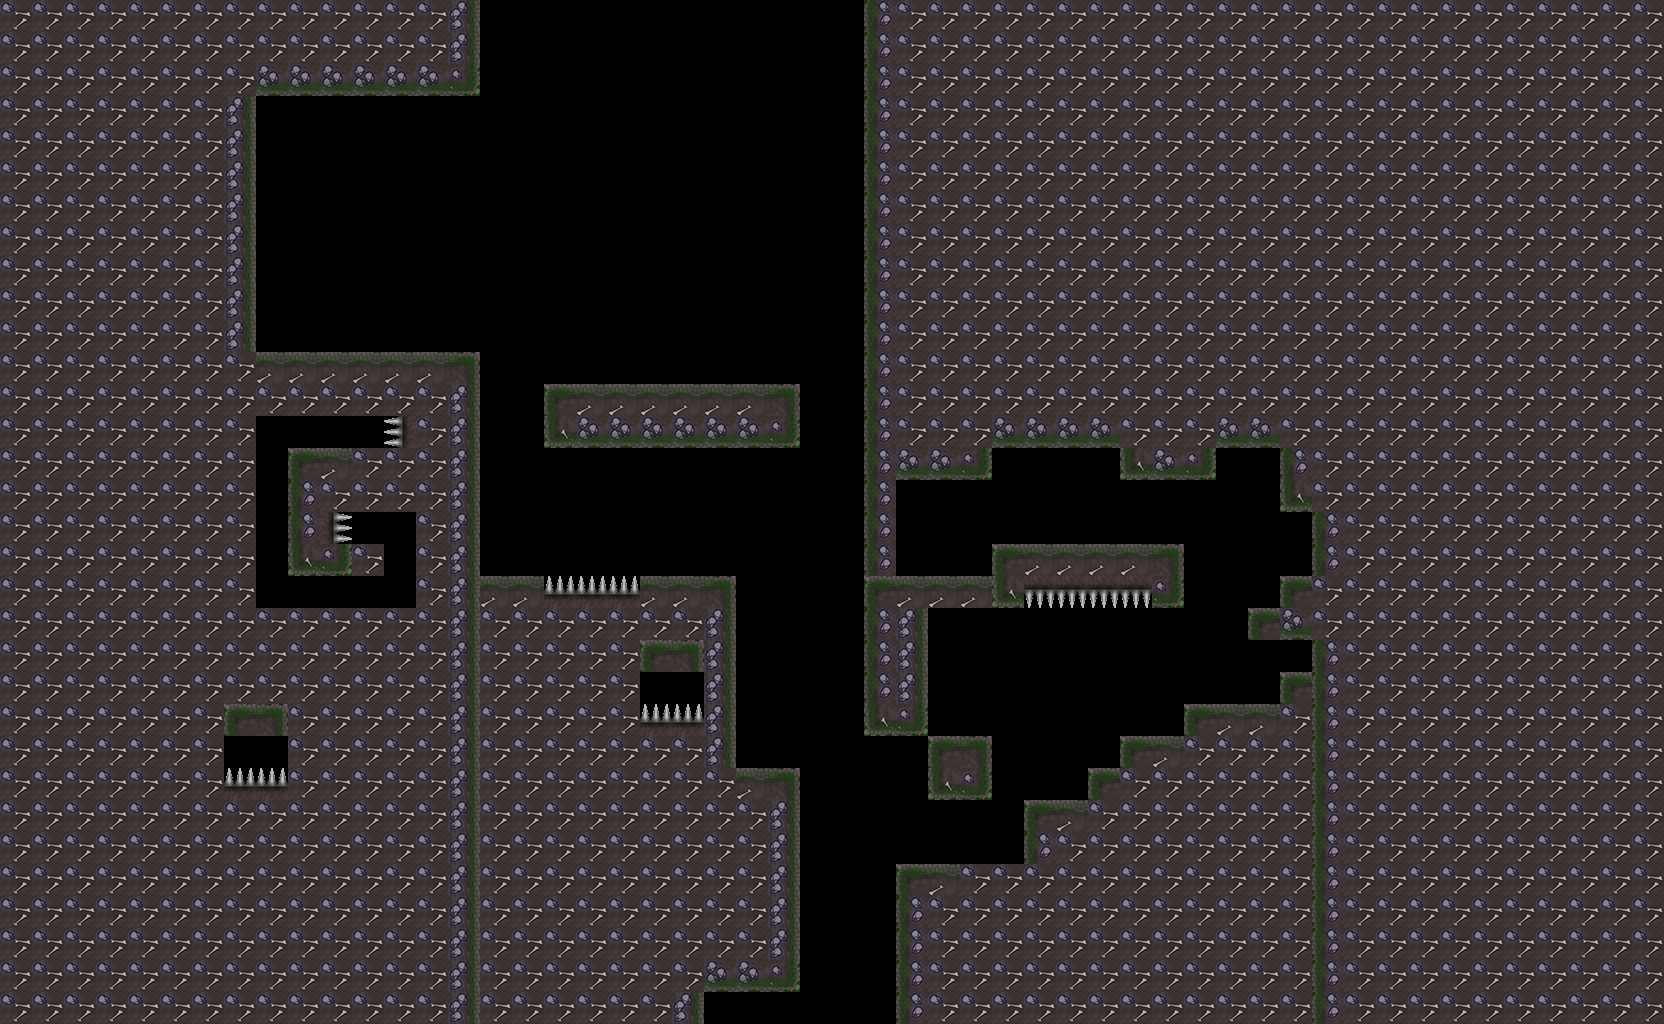

A 2D game scene composited from a Tiled map and its tileset images. What follows is a short description and the map's XML, with each tile layer's data collapsed to a summary:
An orthogonal 52x32 tile map with 32x32 px tiles, 1 tile layer (Tile Layer 1).

<map version="1.0" orientation="orthogonal" renderorder="left-down" width="52" height="32" tilewidth="32" tileheight="32" nextobjectid="1">
 <tileset firstgid="1" name="LD33" tilewidth="32" tileheight="32" tilecount="14">
  <tile id="0">
   <image width="32" height="32" source="../img/torch.png" />
  </tile>
  <tile id="1">
   <image width="32" height="32" source="../img/wall_stone_grass_1.png" />
  </tile>
  <tile id="2">
   <image width="32" height="32" source="../img/wall_stone_grass_2.png" />
  </tile>
  <tile id="3">
   <image width="32" height="32" source="../img/wall_stone_grass_3.png" />
  </tile>
  <tile id="4">
   <image width="32" height="32" source="../img/wall_stone_grass_4.png" />
  </tile>
  <tile id="5">
   <image width="32" height="32" source="../img/wall_stone_grass_5.png" />
  </tile>
  <tile id="6">
   <image width="32" height="32" source="../img/wall_stone_grass_6.png" />
  </tile>
  <tile id="7">
   <image width="32" height="32" source="../img/wall_stone_grass_7.png" />
  </tile>
  <tile id="8">
   <image width="32" height="32" source="../img/wall_stone_grass_8.png" />
  </tile>
  <tile id="9">
   <image width="32" height="32" source="../img/wall_stone_grass_9.png" />
  </tile>
  <tile id="10">
   <image width="32" height="32" source="../img/spikes_down.png" />
  </tile>
  <tile id="11">
   <image width="32" height="32" source="../img/spikes_left.png" />
  </tile>
  <tile id="12">
   <image width="32" height="32" source="../img/spikes_right.png" />
  </tile>
  <tile id="13">
   <image width="32" height="32" source="../img/spikes_up.png" />
  </tile>
 </tileset>
 <layer name="Tile Layer 1" width="52" height="32">
  <data>[1664 cells, 1237 non-empty, 13 distinct tile ids]</data>
 </layer>
</map>
